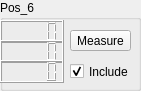
     <widget class="QGroupBox" name="Calib_box_6">
      <property name="geometry">
       <rect>
        <x>80</x>
        <y>390</y>
        <width>141</width>
        <height>91</height>
       </rect>
      </property>
      <property name="title">
       <string>Pos_6</string>
      </property>
      <widget class="QLCDNumber" name="calib_box_x_6">
       <property name="geometry">
        <rect>
         <x>0</x>
         <y>20</y>
         <width>64</width>
         <height>23</height>
        </rect>
       </property>
      </widget>
      <widget class="QLCDNumber" name="calib_box_y_6">
       <property name="geometry">
        <rect>
         <x>0</x>
         <y>40</y>
         <width>64</width>
         <height>23</height>
        </rect>
       </property>
      </widget>
      <widget class="QLCDNumber" name="calib_box_z_6">
       <property name="geometry">
        <rect>
         <x>0</x>
         <y>60</y>
         <width>64</width>
         <height>23</height>
        </rect>
       </property>
      </widget>
      <widget class="QPushButton" name="calibButton_6">
       <property name="geometry">
        <rect>
         <x>70</x>
         <y>30</y>
         <width>61</width>
         <height>21</height>
        </rect>
       </property>
       <property name="text">
        <string>Measure</string>
       </property>
      </widget>
      <widget class="QCheckBox" name="checkBox_6">
       <property name="geometry">
        <rect>
         <x>70</x>
         <y>60</y>
         <width>92</width>
         <height>23</height>
        </rect>
       </property>
       <property name="text">
        <string>Include</string>
       </property>
       <property name="checked">
        <bool>true</bool>
       </property>
      </widget>
     </widget>
